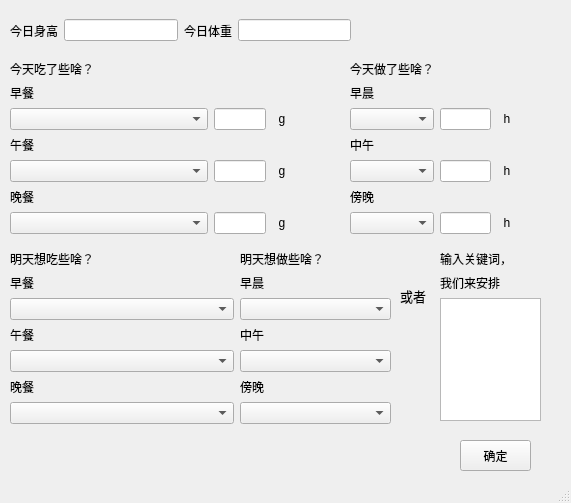
<?xml version="1.0" encoding="UTF-8"?>
<ui version="4.0">
 <class>DataInWindow</class>
 <widget class="QMainWindow" name="DataInWindow">
  <property name="geometry">
   <rect>
    <x>0</x>
    <y>0</y>
    <width>571</width>
    <height>503</height>
   </rect>
  </property>
  <property name="windowTitle">
   <string>MainWindow</string>
  </property>
  <widget class="QWidget" name="centralwidget">
   <widget class="QWidget" name="horizontalLayoutWidget">
    <property name="geometry">
     <rect>
      <x>10</x>
      <y>10</y>
      <width>341</width>
      <height>41</height>
     </rect>
    </property>
    <layout class="QHBoxLayout" name="horizontalLayout">
     <item>
      <widget class="QLabel" name="label">
       <property name="text">
        <string>今日身高</string>
       </property>
      </widget>
     </item>
     <item>
      <widget class="QLineEdit" name="inheigth"/>
     </item>
     <item>
      <widget class="QLabel" name="label_2">
       <property name="text">
        <string>今日体重</string>
       </property>
      </widget>
     </item>
     <item>
      <widget class="QLineEdit" name="inweight"/>
     </item>
    </layout>
   </widget>
   <widget class="QWidget" name="verticalLayoutWidget">
    <property name="geometry">
     <rect>
      <x>10</x>
      <y>250</y>
      <width>224</width>
      <height>174</height>
     </rect>
    </property>
    <layout class="QVBoxLayout" name="verticalLayout">
     <item>
      <widget class="QLabel" name="label_3">
       <property name="text">
        <string>明天想吃些啥？</string>
       </property>
      </widget>
     </item>
     <item>
      <widget class="QLabel" name="label_4">
       <property name="text">
        <string>早餐</string>
       </property>
      </widget>
     </item>
     <item>
      <widget class="QComboBox" name="comboBox_breakfast_tomorrow">
       <item>
        <property name="text">
         <string/>
        </property>
       </item>
       <item>
        <property name="text">
         <string>燕麦片，香蕉，果仁</string>
        </property>
       </item>
       <item>
        <property name="text">
         <string>全麦吐司，鸡蛋，西红柿</string>
        </property>
       </item>
       <item>
        <property name="text">
         <string>希腊酸奶，蓝莓，坚果</string>
        </property>
       </item>
       <item>
        <property name="text">
         <string>菠菜蘑菇蛋煎饼，水果沙拉</string>
        </property>
       </item>
       <item>
        <property name="text">
         <string>烤麦片，酸奶，水果块</string>
        </property>
       </item>
       <item>
        <property name="text">
         <string>燕麦片，杏仁，鲜果沙拉</string>
        </property>
       </item>
       <item>
        <property name="text">
         <string>全麦吐司，鳄梨，荷包蛋</string>
        </property>
       </item>
       <item>
        <property name="text">
         <string>杂粮粥，红枣，核桃</string>
        </property>
       </item>
       <item>
        <property name="text">
         <string>菠菜蘑菇蛋煎饼，水果沙拉</string>
        </property>
       </item>
       <item>
        <property name="text">
         <string>高纤水果燕麦粥，全麦面包</string>
        </property>
       </item>
       <item>
        <property name="text">
         <string>煎荷包蛋，全麦吐司，新鲜水果</string>
        </property>
       </item>
       <item>
        <property name="text">
         <string>酸奶，水果，麦片</string>
        </property>
       </item>
       <item>
        <property name="text">
         <string>燕麦粥，果仁，水煮蛋</string>
        </property>
       </item>
       <item>
        <property name="text">
         <string>全麦面包夹火腿，牛奶</string>
        </property>
       </item>
       <item>
        <property name="text">
         <string>杂粮粥，红枣，豆浆</string>
        </property>
       </item>
      </widget>
     </item>
     <item>
      <widget class="QLabel" name="label_5">
       <property name="text">
        <string>午餐</string>
       </property>
      </widget>
     </item>
     <item>
      <widget class="QComboBox" name="comboBox_lunch_tomorrow">
       <item>
        <property name="text">
         <string/>
        </property>
       </item>
       <item>
        <property name="text">
         <string>鸡胸肉沙拉，橄榄油醋汁</string>
        </property>
       </item>
       <item>
        <property name="text">
         <string>鳗鱼寿司卷，鲜蔬沙拉</string>
        </property>
       </item>
       <item>
        <property name="text">
         <string>烤三文鱼，烤蔬菜，糙米</string>
        </property>
       </item>
       <item>
        <property name="text">
         <string>手撕鸡胸肉色拉，沙拉酱</string>
        </property>
       </item>
       <item>
        <property name="text">
         <string>烤鸡腿，意大利面，番茄酱</string>
        </property>
       </item>
       <item>
        <property name="text">
         <string>清炒时蔬，蒸鸡胸肉</string>
        </property>
       </item>
       <item>
        <property name="text">
         <string>紫薯饭团，海苔沙拉</string>
        </property>
       </item>
       <item>
        <property name="text">
         <string>红烧茄子，扬州炒饭</string>
        </property>
       </item>
       <item>
        <property name="text">
         <string>蒸鲈鱼，凉拌黄瓜</string>
        </property>
       </item>
       <item>
        <property name="text">
         <string>蒸蛋羹，糙米饭，酸辣土豆丝</string>
        </property>
       </item>
       <item>
        <property name="text">
         <string>鸡肉沙拉，橄榄油醋汁</string>
        </property>
       </item>
       <item>
        <property name="text">
         <string>黑米，鱼香肉丝，香菇青菜汤</string>
        </property>
       </item>
       <item>
        <property name="text">
         <string>烤三文鱼，糙米饭，清炒时蔬</string>
        </property>
       </item>
       <item>
        <property name="text">
         <string>青椒肉丝，红烧茄子，糙米饭</string>
        </property>
       </item>
       <item>
        <property name="text">
         <string>香煎鸡胸，炒时蔬，糙米饭</string>
        </property>
       </item>
      </widget>
     </item>
     <item>
      <widget class="QLabel" name="label_6">
       <property name="text">
        <string>晚餐</string>
       </property>
      </widget>
     </item>
     <item>
      <widget class="QComboBox" name="comboBox_dinner_tomorrow">
       <item>
        <property name="text">
         <string/>
        </property>
       </item>
       <item>
        <property name="text">
         <string>烤鲈鱼，蒸蔬菜，糙米</string>
        </property>
       </item>
       <item>
        <property name="text">
         <string>烤鸡柳，烤红薯，绿叶蔬菜</string>
        </property>
       </item>
       <item>
        <property name="text">
         <string>紫甘蓝鸡肉卷，糙米饭</string>
        </property>
       </item>
       <item>
        <property name="text">
         <string>烤鳕鱼，蔬菜炒饭</string>
        </property>
       </item>
       <item>
        <property name="text">
         <string>烤羊排，烤蔬菜，番茄意大利面</string>
        </property>
       </item>
       <item>
        <property name="text">
         <string>茄汁炒虾仁，蒸青菜，玉米粥</string>
        </property>
       </item>
       <item>
        <property name="text">
         <string>白灼鸡脯，凉拌海带丝</string>
        </property>
       </item>
       <item>
        <property name="text">
         <string>茄汁豆腐，蒸时蔬，莜麦面条</string>
        </property>
       </item>
       <item>
        <property name="text">
         <string>紫菜豆腐汤，海带沙拉</string>
        </property>
       </item>
       <item>
        <property name="text">
         <string>粗粮虾仁炒饭，凉拌海带丝</string>
        </property>
       </item>
       <item>
        <property name="text">
         <string>鲈鱼蒸蔬菜，莲藕莜麦粥</string>
        </property>
       </item>
       <item>
        <property name="text">
         <string>煎三文鱼，绿叶蔬菜沙拉</string>
        </property>
       </item>
       <item>
        <property name="text">
         <string>紫甘蓝蒸鸡块，红豆小米粥</string>
        </property>
       </item>
       <item>
        <property name="text">
         <string>素炒豆腐，糙米饭，凉拌海带丝</string>
        </property>
       </item>
       <item>
        <property name="text">
         <string>清蒸鲈鱼，炒时蔬，糙米饭</string>
        </property>
       </item>
      </widget>
     </item>
    </layout>
   </widget>
   <widget class="QPushButton" name="pushButton">
    <property name="geometry">
     <rect>
      <x>460</x>
      <y>440</y>
      <width>71</width>
      <height>31</height>
     </rect>
    </property>
    <property name="text">
     <string>确定</string>
    </property>
   </widget>
   <widget class="QWidget" name="verticalLayoutWidget_4">
    <property name="geometry">
     <rect>
      <x>240</x>
      <y>250</y>
      <width>151</width>
      <height>174</height>
     </rect>
    </property>
    <layout class="QVBoxLayout" name="verticalLayout_5">
     <item>
      <widget class="QLabel" name="label_19">
       <property name="text">
        <string>明天想做些啥？</string>
       </property>
      </widget>
     </item>
     <item>
      <widget class="QLabel" name="label_20">
       <property name="text">
        <string>早晨</string>
       </property>
      </widget>
     </item>
     <item>
      <widget class="QComboBox" name="comboBox_sport_morning_tomorrow">
       <item>
        <property name="text">
         <string/>
        </property>
       </item>
       <item>
        <property name="text">
         <string>跑步</string>
        </property>
       </item>
       <item>
        <property name="text">
         <string>游泳</string>
        </property>
       </item>
       <item>
        <property name="text">
         <string>篮球</string>
        </property>
       </item>
       <item>
        <property name="text">
         <string>羽毛球</string>
        </property>
       </item>
       <item>
        <property name="text">
         <string>网球</string>
        </property>
       </item>
      </widget>
     </item>
     <item>
      <widget class="QLabel" name="label_21">
       <property name="text">
        <string>中午</string>
       </property>
      </widget>
     </item>
     <item>
      <widget class="QComboBox" name="comboBox_sport_noon_tomorrow">
       <item>
        <property name="text">
         <string/>
        </property>
       </item>
       <item>
        <property name="text">
         <string>跑步</string>
        </property>
       </item>
       <item>
        <property name="text">
         <string>游泳</string>
        </property>
       </item>
       <item>
        <property name="text">
         <string>篮球</string>
        </property>
       </item>
       <item>
        <property name="text">
         <string>羽毛球</string>
        </property>
       </item>
       <item>
        <property name="text">
         <string>网球</string>
        </property>
       </item>
      </widget>
     </item>
     <item>
      <widget class="QLabel" name="label_22">
       <property name="text">
        <string>傍晚</string>
       </property>
      </widget>
     </item>
     <item>
      <widget class="QComboBox" name="comboBox_sport_evening_tomorrow">
       <item>
        <property name="text">
         <string/>
        </property>
       </item>
       <item>
        <property name="text">
         <string>跑步</string>
        </property>
       </item>
       <item>
        <property name="text">
         <string>游泳</string>
        </property>
       </item>
       <item>
        <property name="text">
         <string>篮球</string>
        </property>
       </item>
       <item>
        <property name="text">
         <string>羽毛球</string>
        </property>
       </item>
       <item>
        <property name="text">
         <string>网球</string>
        </property>
       </item>
      </widget>
     </item>
    </layout>
   </widget>
   <widget class="QWidget" name="gridLayoutWidget">
    <property name="geometry">
     <rect>
      <x>10</x>
      <y>60</y>
      <width>316</width>
      <height>174</height>
     </rect>
    </property>
    <layout class="QGridLayout" name="gridLayout">
     <item row="5" column="0">
      <widget class="QLabel" name="label_14">
       <property name="text">
        <string>晚餐</string>
       </property>
      </widget>
     </item>
     <item row="6" column="2">
      <widget class="QLabel" name="label_17">
       <property name="text">
        <string>  g</string>
       </property>
      </widget>
     </item>
     <item row="1" column="0">
      <widget class="QLabel" name="label_12">
       <property name="text">
        <string>早餐</string>
       </property>
      </widget>
     </item>
     <item row="6" column="0">
      <widget class="QComboBox" name="comboBox_dinner_today">
       <item>
        <property name="text">
         <string/>
        </property>
       </item>
       <item>
        <property name="text">
         <string>烤鲈鱼，蒸蔬菜，糙米</string>
        </property>
       </item>
       <item>
        <property name="text">
         <string>烤鸡柳，烤红薯，绿叶蔬菜</string>
        </property>
       </item>
       <item>
        <property name="text">
         <string>紫甘蓝鸡肉卷，糙米饭</string>
        </property>
       </item>
       <item>
        <property name="text">
         <string>烤鳕鱼，蔬菜炒饭</string>
        </property>
       </item>
       <item>
        <property name="text">
         <string>烤羊排，烤蔬菜，番茄意大利面</string>
        </property>
       </item>
       <item>
        <property name="text">
         <string>茄汁炒虾仁，蒸青菜，玉米粥</string>
        </property>
       </item>
       <item>
        <property name="text">
         <string>白灼鸡脯，凉拌海带丝</string>
        </property>
       </item>
       <item>
        <property name="text">
         <string>茄汁豆腐，蒸时蔬，莜麦面条</string>
        </property>
       </item>
       <item>
        <property name="text">
         <string>紫菜豆腐汤，海带沙拉</string>
        </property>
       </item>
       <item>
        <property name="text">
         <string>粗粮虾仁炒饭，凉拌海带丝</string>
        </property>
       </item>
       <item>
        <property name="text">
         <string>鲈鱼蒸蔬菜，莲藕莜麦粥</string>
        </property>
       </item>
       <item>
        <property name="text">
         <string>煎三文鱼，绿叶蔬菜沙拉</string>
        </property>
       </item>
       <item>
        <property name="text">
         <string>紫甘蓝蒸鸡块，红豆小米粥</string>
        </property>
       </item>
       <item>
        <property name="text">
         <string>素炒豆腐，糙米饭，凉拌海带丝</string>
        </property>
       </item>
       <item>
        <property name="text">
         <string>清蒸鲈鱼，炒时蔬，糙米饭</string>
        </property>
       </item>
      </widget>
     </item>
     <item row="4" column="1">
      <widget class="QLineEdit" name="lineEdit_lunch"/>
     </item>
     <item row="2" column="0">
      <widget class="QComboBox" name="comboBox_breakfast_today">
       <item>
        <property name="text">
         <string/>
        </property>
       </item>
       <item>
        <property name="text">
         <string>燕麦片，香蕉，果仁</string>
        </property>
       </item>
       <item>
        <property name="text">
         <string>全麦吐司，鸡蛋，西红柿</string>
        </property>
       </item>
       <item>
        <property name="text">
         <string>希腊酸奶，蓝莓，坚果</string>
        </property>
       </item>
       <item>
        <property name="text">
         <string>菠菜蘑菇蛋煎饼，水果沙拉</string>
        </property>
       </item>
       <item>
        <property name="text">
         <string>烤麦片，酸奶，水果块</string>
        </property>
       </item>
       <item>
        <property name="text">
         <string>燕麦片，杏仁，鲜果沙拉</string>
        </property>
       </item>
       <item>
        <property name="text">
         <string>全麦吐司，鳄梨，荷包蛋</string>
        </property>
       </item>
       <item>
        <property name="text">
         <string>杂粮粥，红枣，核桃</string>
        </property>
       </item>
       <item>
        <property name="text">
         <string>菠菜蘑菇蛋煎饼，水果沙拉</string>
        </property>
       </item>
       <item>
        <property name="text">
         <string>高纤水果燕麦粥，全麦面包</string>
        </property>
       </item>
       <item>
        <property name="text">
         <string>煎荷包蛋，全麦吐司，新鲜水果</string>
        </property>
       </item>
       <item>
        <property name="text">
         <string>酸奶，水果，麦片</string>
        </property>
       </item>
       <item>
        <property name="text">
         <string>燕麦粥，果仁，水煮蛋</string>
        </property>
       </item>
       <item>
        <property name="text">
         <string>全麦面包夹火腿，牛奶</string>
        </property>
       </item>
       <item>
        <property name="text">
         <string>杂粮粥，红枣，豆浆</string>
        </property>
       </item>
      </widget>
     </item>
     <item row="6" column="1">
      <widget class="QLineEdit" name="lineEdit_dinner"/>
     </item>
     <item row="2" column="1">
      <widget class="QLineEdit" name="lineEdit_breakfast"/>
     </item>
     <item row="2" column="2">
      <widget class="QLabel" name="label_15">
       <property name="text">
        <string>  g            </string>
       </property>
      </widget>
     </item>
     <item row="3" column="0">
      <widget class="QLabel" name="label_13">
       <property name="text">
        <string>午餐</string>
       </property>
      </widget>
     </item>
     <item row="4" column="0">
      <widget class="QComboBox" name="comboBox_lunch_today">
       <item>
        <property name="text">
         <string/>
        </property>
       </item>
       <item>
        <property name="text">
         <string>鸡胸肉沙拉，橄榄油醋汁</string>
        </property>
       </item>
       <item>
        <property name="text">
         <string>鳗鱼寿司卷，鲜蔬沙拉</string>
        </property>
       </item>
       <item>
        <property name="text">
         <string>烤三文鱼，烤蔬菜，糙米</string>
        </property>
       </item>
       <item>
        <property name="text">
         <string>手撕鸡胸肉色拉，沙拉酱</string>
        </property>
       </item>
       <item>
        <property name="text">
         <string>烤鸡腿，意大利面，番茄酱</string>
        </property>
       </item>
       <item>
        <property name="text">
         <string>清炒时蔬，蒸鸡胸肉</string>
        </property>
       </item>
       <item>
        <property name="text">
         <string>紫薯饭团，海苔沙拉</string>
        </property>
       </item>
       <item>
        <property name="text">
         <string>红烧茄子，扬州炒饭</string>
        </property>
       </item>
       <item>
        <property name="text">
         <string>蒸鲈鱼，凉拌黄瓜</string>
        </property>
       </item>
       <item>
        <property name="text">
         <string>蒸蛋羹，糙米饭，酸辣土豆丝</string>
        </property>
       </item>
       <item>
        <property name="text">
         <string>鸡肉沙拉，橄榄油醋汁</string>
        </property>
       </item>
       <item>
        <property name="text">
         <string>黑米，鱼香肉丝，香菇青菜汤</string>
        </property>
       </item>
       <item>
        <property name="text">
         <string>烤三文鱼，糙米饭，清炒时蔬</string>
        </property>
       </item>
       <item>
        <property name="text">
         <string>青椒肉丝，红烧茄子，糙米饭</string>
        </property>
       </item>
       <item>
        <property name="text">
         <string>香煎鸡胸，炒时蔬，糙米饭</string>
        </property>
       </item>
      </widget>
     </item>
     <item row="0" column="0">
      <widget class="QLabel" name="label_11">
       <property name="text">
        <string>今天吃了些啥？</string>
       </property>
      </widget>
     </item>
     <item row="4" column="2">
      <widget class="QLabel" name="label_16">
       <property name="text">
        <string>  g</string>
       </property>
      </widget>
     </item>
    </layout>
   </widget>
   <widget class="QWidget" name="gridLayoutWidget_2">
    <property name="geometry">
     <rect>
      <x>350</x>
      <y>60</y>
      <width>201</width>
      <height>174</height>
     </rect>
    </property>
    <layout class="QGridLayout" name="gridLayout_2">
     <item row="4" column="1">
      <widget class="QLineEdit" name="lineEdit_sport_n"/>
     </item>
     <item row="5" column="0">
      <widget class="QLabel" name="label_10">
       <property name="text">
        <string>傍晚</string>
       </property>
      </widget>
     </item>
     <item row="6" column="1">
      <widget class="QLineEdit" name="lineEdit_sport_e"/>
     </item>
     <item row="3" column="0">
      <widget class="QLabel" name="label_9">
       <property name="text">
        <string>中午</string>
       </property>
      </widget>
     </item>
     <item row="2" column="0">
      <widget class="QComboBox" name="comboBox_sport_morning_today">
       <item>
        <property name="text">
         <string/>
        </property>
       </item>
       <item>
        <property name="text">
         <string>跑步</string>
        </property>
       </item>
       <item>
        <property name="text">
         <string>游泳</string>
        </property>
       </item>
       <item>
        <property name="text">
         <string>篮球</string>
        </property>
       </item>
       <item>
        <property name="text">
         <string>羽毛球</string>
        </property>
       </item>
       <item>
        <property name="text">
         <string>网球</string>
        </property>
       </item>
      </widget>
     </item>
     <item row="4" column="0">
      <widget class="QComboBox" name="comboBox_sport_noon_today">
       <item>
        <property name="text">
         <string/>
        </property>
       </item>
       <item>
        <property name="text">
         <string>跑步</string>
        </property>
       </item>
       <item>
        <property name="text">
         <string>游泳</string>
        </property>
       </item>
       <item>
        <property name="text">
         <string>篮球</string>
        </property>
       </item>
       <item>
        <property name="text">
         <string>羽毛球</string>
        </property>
       </item>
       <item>
        <property name="text">
         <string>网球</string>
        </property>
       </item>
      </widget>
     </item>
     <item row="2" column="1">
      <widget class="QLineEdit" name="lineEdit_sport_m"/>
     </item>
     <item row="1" column="0">
      <widget class="QLabel" name="label_8">
       <property name="text">
        <string>早晨</string>
       </property>
      </widget>
     </item>
     <item row="6" column="0">
      <widget class="QComboBox" name="comboBox_sport_evening_today">
       <item>
        <property name="text">
         <string/>
        </property>
       </item>
       <item>
        <property name="text">
         <string>跑步</string>
        </property>
       </item>
       <item>
        <property name="text">
         <string>游泳</string>
        </property>
       </item>
       <item>
        <property name="text">
         <string>篮球</string>
        </property>
       </item>
       <item>
        <property name="text">
         <string>羽毛球</string>
        </property>
       </item>
       <item>
        <property name="text">
         <string>网球</string>
        </property>
       </item>
      </widget>
     </item>
     <item row="0" column="0">
      <widget class="QLabel" name="label_7">
       <property name="text">
        <string>今天做了些啥？</string>
       </property>
      </widget>
     </item>
     <item row="2" column="2">
      <widget class="QLabel" name="label_18">
       <property name="text">
        <string>  h            </string>
       </property>
      </widget>
     </item>
     <item row="4" column="2">
      <widget class="QLabel" name="label_23">
       <property name="text">
        <string>  h</string>
       </property>
      </widget>
     </item>
     <item row="6" column="2">
      <widget class="QLabel" name="label_24">
       <property name="text">
        <string>  h </string>
       </property>
      </widget>
     </item>
    </layout>
   </widget>
   <widget class="QWidget" name="verticalLayoutWidget_2">
    <property name="geometry">
     <rect>
      <x>440</x>
      <y>250</y>
      <width>101</width>
      <height>171</height>
     </rect>
    </property>
    <layout class="QVBoxLayout" name="verticalLayout_2">
     <item>
      <widget class="QLabel" name="label_25">
       <property name="text">
        <string>输入关键词，</string>
       </property>
      </widget>
     </item>
     <item>
      <widget class="QLabel" name="label_27">
       <property name="text">
        <string>我们来安排</string>
       </property>
      </widget>
     </item>
     <item>
      <widget class="QTextEdit" name="textEdit_keyword">
       <property name="html">
        <string>&lt;!DOCTYPE HTML PUBLIC &quot;-//W3C//DTD HTML 4.0//EN&quot; &quot;http://www.w3.org/TR/REC-html40/strict.dtd&quot;&gt;
&lt;html&gt;&lt;head&gt;&lt;meta name=&quot;qrichtext&quot; content=&quot;1&quot; /&gt;&lt;meta charset=&quot;utf-8&quot; /&gt;&lt;style type=&quot;text/css&quot;&gt;
p, li { white-space: pre-wrap; }
hr { height: 1px; border-width: 0; }
li.unchecked::marker { content: &quot;\2610&quot;; }
li.checked::marker { content: &quot;\2612&quot;; }
&lt;/style&gt;&lt;/head&gt;&lt;body style=&quot; font-family:'Microsoft YaHei UI'; font-size:9pt; font-weight:400; font-style:normal;&quot;&gt;
&lt;p style=&quot;-qt-paragraph-type:empty; margin-top:0px; margin-bottom:0px; margin-left:0px; margin-right:0px; -qt-block-indent:0; text-indent:0px;&quot;&gt;&lt;br /&gt;&lt;/p&gt;&lt;/body&gt;&lt;/html&gt;</string>
       </property>
      </widget>
     </item>
    </layout>
   </widget>
   <widget class="QLabel" name="label_26">
    <property name="geometry">
     <rect>
      <x>400</x>
      <y>280</y>
      <width>41</width>
      <height>31</height>
     </rect>
    </property>
    <property name="font">
     <font>
      <pointsize>10</pointsize>
     </font>
    </property>
    <property name="text">
     <string>或者</string>
    </property>
   </widget>
  </widget>
  <widget class="QStatusBar" name="statusbar"/>
 </widget>
 <resources/>
 <connections/>
</ui>
